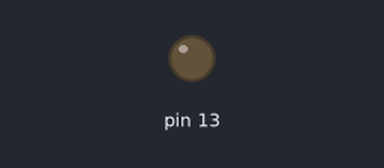
The sketch below on a simulated Arduino Uno, built with avr-gcc and run on an emulated ATmega328P. On the bench: output pins drawn as LEDs (lit = HIGH). What the sketch prints to the serial monitor is not drawn.

Above: at 0.15 s.
Timing chart, 0 to 1.8 s (numbered marks = the images above):
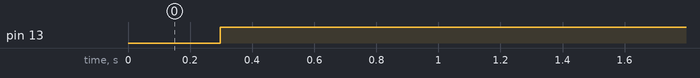

Measured:
- by itself, pin 13: LOW → HIGH at 0.30 s

The sketch:

TestSingleInt.ino
```cpp
#include <Servo.h>

#define _DEBUG

Servo throttle;
Servo rudder;

//Pin definitions
//Digital
#define radio_throttle 2
#define radio_rudder 3
#define radio_mode 19
#define radio_starter 18
//PWM
#define servo_throttle 9
#define servo_rudder 10
//Number of input/output channels
#define num_channels 4

//Initialize variables
int val_mode;    // variable to read the value from the ppm pin
int val_throttle;
int val_rudder;
int val_starter;
int out_throttle = 0;
int out_rudder = 0;
int pos = 1;  //servo position
int dir = 1;

// mode change: true = interrupts disabled
boolean mode_change = true;
byte mode_change_count = 0;

//Interrupt variables
volatile unsigned long pulse[num_channels];
byte first_pulse = 0;
unsigned long up_time[num_channels];
unsigned long down_time[num_channels];

void setup()
{
  pinMode(radio_mode, INPUT); //ch5
  attachInterrupt(4, isrCh5Change, CHANGE);

  // Feedback LED
  pinMode(13, OUTPUT);
  digitalWrite(13, LOW);
  #ifdef _DEBUG
  Serial.begin(115200);
  #endif
}

void loop()
{
  //Make a non-volitile version
  noInterrupts();
  val_mode = pulse[2];
  interrupts();

  if (mode_change_count > 100 && val_mode < 1500) {
    if (!mode_change) {
      mode_change = true;
    }

  } else {
    if (val_mode < 1500) {
      mode_change_count++;
    } else {
      mode_change_count = 0;
    }
    if (mode_change) {
      mode_change = false;
    }
  }
  #ifdef _DEBUG
  Serial.print("Radio Mode: ");
  Serial.print(val_mode);
  Serial.print("    Change Count: ");
  Serial.println(mode_change_count);
  #endif

  //Toggle the LED to show mode status
  if (mode_change) {
    digitalWrite(13, HIGH);
  } else {
    digitalWrite(13, LOW);
  }
}

void isrCh5Change ()
{
  if (digitalRead(radio_mode) == HIGH) {
    up_time[2] = micros();
    first_pulse = first_pulse | 4;
  } else if (first_pulse & 4) {
    pulse[2] = micros() - up_time[2];
  }
}
```
